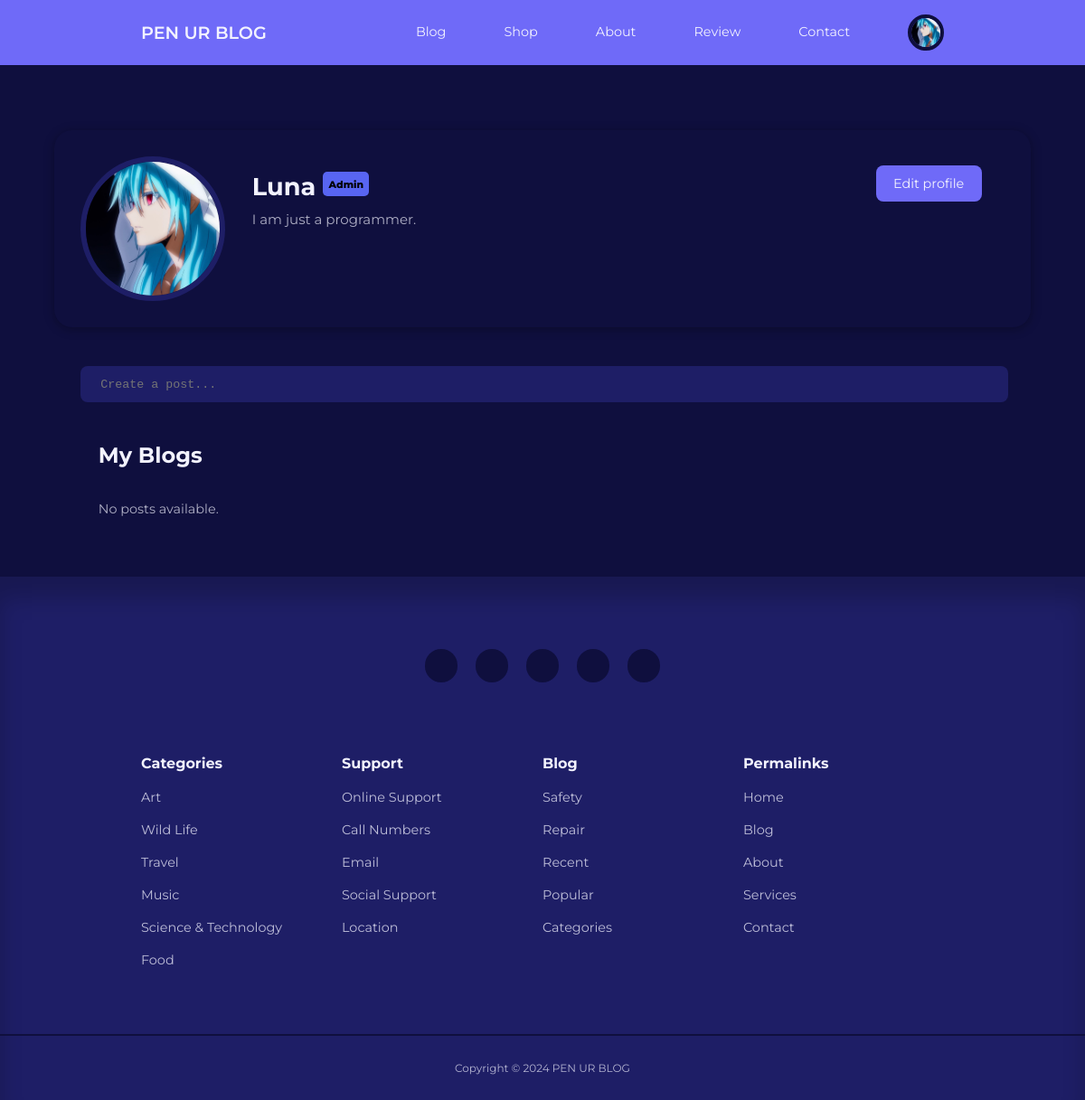
/blog/profile.php (signed in), run on an earlier commit of the app's database.
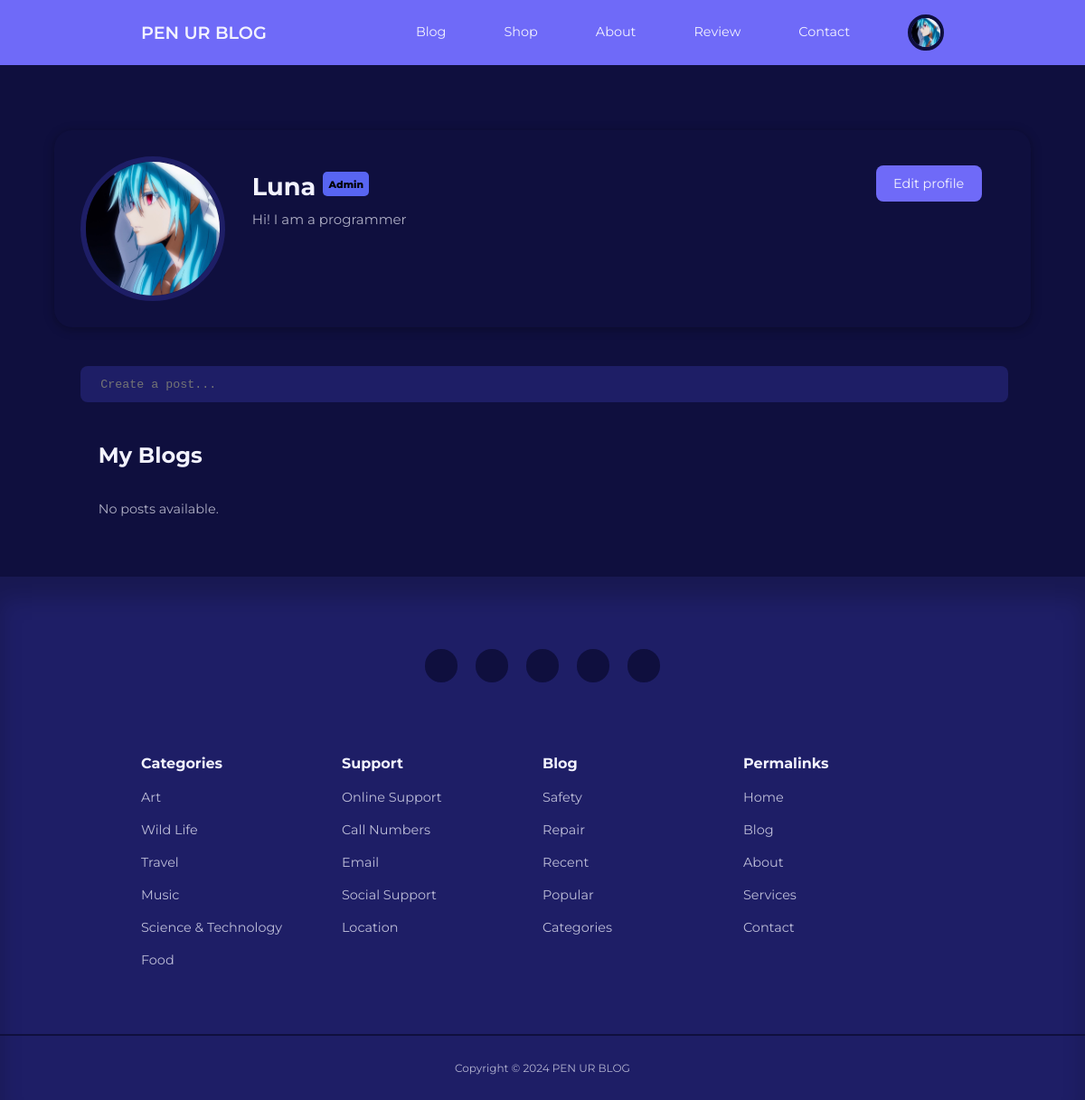
And on a later commit of the database.
### tables this page shows
CREATE TABLE `users` (
  `id` int(11) UNSIGNED NOT NULL,
  `firstname` varchar(50) NOT NULL,
  `lastname` varchar(50) NOT NULL,
  `username` varchar(50) NOT NULL,
  `email` varchar(100) NOT NULL,
  `password` varchar(255) NOT NULL,
  `avatar` varchar(255) NOT NULL,
  `is_admin` tinyint(1) NOT NULL,
  `bio` varchar(255) NOT NULL,
  `reset_token_hash` varchar(64) DEFAULT NULL,
  `reset_token_expires_at` datetime DEFAULT NULL
);

### blog/profile.php (the view, shortened to what the changed rows need)
<?php
include 'partials/header.php';
$user_id = isset($_GET['id']) ? filter_var($_GET['id'], FILTER_SANITIZE_NUMBER_INT) : $_SESSION['user-id'];
$user_query = "SELECT * FROM users WHERE id = $user_id";
$user_result = mysqli_query($connection, $user_query);
$user = mysqli_fetch_assoc($user_result);
$is_logged_in = isset($_SESSION['user-id']);
?>
<section>
    <div class="container divide">
        <section class="profile-info">
            <?php if (isset($_SESSION['user-id'])) : ?>
                <img src="<?= ROOT_URL . 'images/' . $user['avatar'] ?>" class="profile-pic">
                <div class="profile-details">
                    <h2>
                        <?=  $user['username'] ?>
                        <?php if ($user['is_admin'] == 1) : ?>
                            <b class="Admintag">Admin</b>
                        <?php endif ?>
                    </h2>
                    <?php if (isset($user['bio'])) : ?>
                        <p> <?= $user['bio'] ?> </p>
                    <?php endif ?>
                </div>
            <?php endif ?>
            <?php if ($is_logged_in && $user['id'] == $_SESSION['user-id']) : ?>
                <a href="edit-profile.php?id=<?= $user['id'] ?>" class="btn edit-btn">Edit profile</a>
            <?php endif ?>
        </section>
        <section class="content">
            <div class="create-post">
                <h2>
                    <?php if ($is_logged_in && $user['id'] == $_SESSION['user-id']) : ?>
                         My Blogs
                    <?php else : ?>
                        <?= "{$user['username']}'s Blogs" ?>
                    <?php endif ?>
                </h2>
            </div>
        </section>
    </div>
</section>
<?php
include 'partials/footer.php';
?>

### blog/partials/header.php (shortened to what the changed rows need)
<?php
require 'config/database.php';
if (isset($_SESSION['user-id'])) {
    $id = filter_var($_SESSION['user-id'], FILTER_SANITIZE_NUMBER_INT);
    $query = "SELECT * FROM users WHERE id=$id";
    $result = mysqli_query($connection, $query);
    $user = mysqli_fetch_assoc($result);
}
?>
<!DOCTYPE html>
<html lang="en">
<head>
    <link rel="stylesheet" href="<?= ROOT_URL ?>css/style.css">
    <link rel="stylesheet" href="https://unicons.iconscout.com/release/v4.0.0/css/line.css">
</head>
<body>
    <nav>
        <div class="container nav__container">
            <ul class="nav__items">
                <?php if (isset($_SESSION['user-id'])) : ?>
                    <li class="nav__profile">
                        <div class="avatar">
                            <img src="<?= ROOT_URL . 'images/' . $user['avatar'] ?>">
                        </div>
                    </li>
                <?php else : ?>
                    <li><a href="<?= ROOT_URL ?>signin.php">LogIn</a></li>
                <?php endif ?>
            </ul>
        </div>
    </nav>

What changed in the data, as far as the page shows it:
changed users "Luna": bio "I am just a programmer." → "Hi! I am a programmer"
